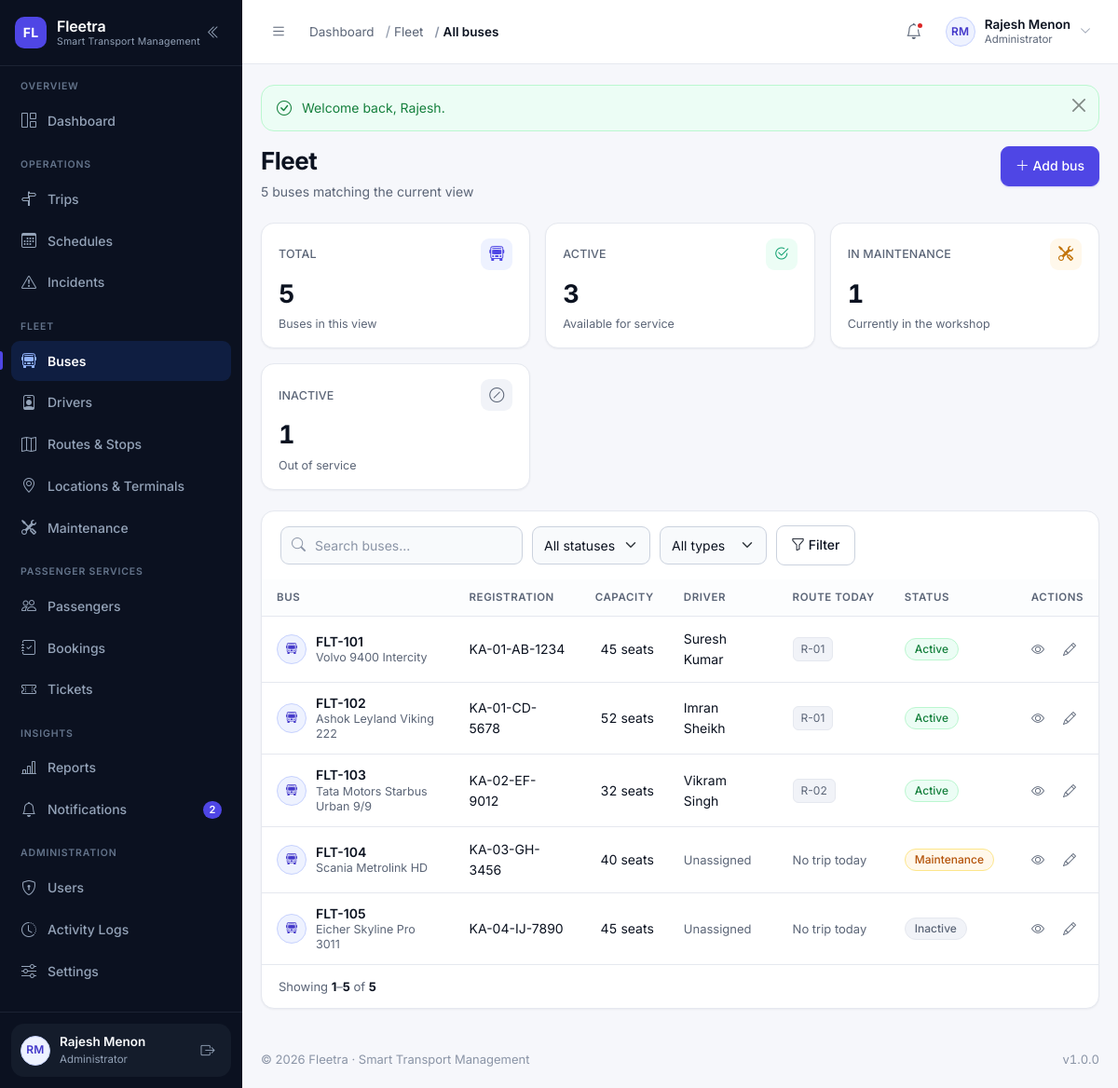
The page /modules/buses/index.php (signed in) on the database its author committed.
### tables this page shows
CREATE TABLE users (
    id            INT UNSIGNED NOT NULL AUTO_INCREMENT,
    name          VARCHAR(120)  NOT NULL,
    email         VARCHAR(160)  NOT NULL,
    phone         VARCHAR(20)   DEFAULT NULL,
    password      VARCHAR(255)  NOT NULL COMMENT 'password_hash() output — never plain text',
    role          VARCHAR(30)   NOT NULL DEFAULT 'passenger'
                  COMMENT 'admin | manager | dispatcher | driver | passenger (VARCHAR so new roles need no migration)',
    profile_image VARCHAR(255)  DEFAULT NULL,
    status        ENUM('active','inactive','suspended','deleted') NOT NULL DEFAULT 'active',
    last_login    DATETIME      DEFAULT NULL,
    created_at    DATETIME      NOT NULL DEFAULT CURRENT_TIMESTAMP,
    updated_at    DATETIME      NOT NULL DEFAULT CURRENT_TIMESTAMP ON UPDATE CURRENT_TIMESTAMP,
    PRIMARY KEY (id),
    UNIQUE KEY uq_users_email (email),
    KEY idx_users_role (role),
    KEY idx_users_status (status)
);

CREATE TABLE buses (
    id                  INT UNSIGNED NOT NULL AUTO_INCREMENT,
    bus_number          VARCHAR(20)   NOT NULL COMMENT 'Internal Fleetra number, e.g. FLT-101',
    registration_number VARCHAR(30)   NOT NULL,
    manufacturer        VARCHAR(80)   DEFAULT NULL,
    model               VARCHAR(80)   DEFAULT NULL,
    manufacturing_year  SMALLINT UNSIGNED DEFAULT NULL,
    bus_type            ENUM('seater','semi_sleeper','sleeper','ac_seater','ac_sleeper','mini') NOT NULL DEFAULT 'seater',
    capacity            SMALLINT UNSIGNED NOT NULL DEFAULT 0,
    fuel_type           ENUM('diesel','petrol','cng','electric','hybrid') NOT NULL DEFAULT 'diesel',
    current_mileage     DECIMAL(10,2) NOT NULL DEFAULT 0.00 COMMENT 'Odometer reading in km',
    status              ENUM('active','inactive','maintenance') NOT NULL DEFAULT 'active',
    image               VARCHAR(255)  DEFAULT NULL,
    created_at          DATETIME      NOT NULL DEFAULT CURRENT_TIMESTAMP,
    updated_at          DATETIME      NOT NULL DEFAULT CURRENT_TIMESTAMP ON UPDATE CURRENT_TIMESTAMP,
    PRIMARY KEY (id),
    UNIQUE KEY uq_buses_number (bus_number),
    UNIQUE KEY uq_buses_registration (registration_number),
    KEY idx_buses_status (status),
    KEY idx_buses_type (bus_type)
);

### modules/buses/index.php (the view, shortened to what the rows shown need)
<?php
require_once __DIR__ . '/../../includes/permissions.php';
require_permission('fleet.view');
$canManage = can('fleet.manage');
$search       = get('q');
$statusFilter = get('status');
$typeFilter   = get('type');
$where  = [];
$params = [];
$whereSql = $where === [] ? '' : 'WHERE ' . implode(' AND ', $where);
$total = (int) db_value("SELECT COUNT(*) FROM buses b $whereSql", $params, 0);
$page  = paginate($total, 15);
$buses = db_all(
    "SELECT b.*,
            (SELECT GROUP_CONCAT(u.name SEPARATOR ', ')
               FROM drivers d
               JOIN users u ON u.id = d.user_id
              WHERE d.assigned_bus_id = b.id) AS driver_names,
            (SELECT r.route_code
               FROM trips t
               JOIN schedules s ON s.id = t.schedule_id
               JOIN routes r    ON r.id = t.route_id
              WHERE t.bus_id = b.id AND s.schedule_date = CURDATE()
              ORDER BY s.departure_time
              LIMIT 1) AS today_route
       FROM buses b
       $whereSql
      ORDER BY b.bus_number
      LIMIT {$page['per_page']} OFFSET {$page['offset']}",
    $params
);
$hasFilters = $search !== '' || is_valid_option(bus_status_options(), $statusFilter)
    || is_valid_option(bus_type_options(), $typeFilter);
$addButton = $canManage
    ? '<a class="btn btn-primary" href="' . e(url('modules/buses/create.php')) . '">
           <i class="bi bi-plus-lg" aria-hidden="true"></i> Add bus
       </a>'
    : '';
require __DIR__ . '/../../includes/header.php';
?>
<?= render_page_header(
    'Fleet',
    $total . ' bus' . ($total === 1 ? '' : 'es') . ' matching the current view',
    $addButton
) ?>
<div class="card-fl">
    <?php if ($buses === []): ?>
        <?= empty_state(
            $hasFilters ? 'No buses match these filters' : 'No buses in the fleet yet',
            $hasFilters
                ? 'Try a different search term, or clear the filters to see the whole fleet.'
                : 'Add your first bus to start building schedules and assigning drivers.',
            'bi-bus-front',
            $canManage ? $addButton : ''
        ) ?>
    <?php else: ?>
        <div class="table-wrap">
            <table class="table-fl">
                <thead>
                    <tr>
                        <th>Bus</th>
                        <th>Registration</th>
                        <th>Capacity</th>
                        <th>Driver</th>
                        <th>Route today</th>
                        <th>Status</th>
                        <th class="cell-actions">Actions</th>
                    </tr>
                </thead>
                <tbody>
                    <?php foreach ($buses as $bus): ?>
                        <tr>
                            <td>
                                <div class="cell-user">
                                    <?php if (!empty($bus['image'])): ?>
                                        <img class="avatar avatar--sm" src="<?= e(upload_url($bus['image'], 'buses')) ?>"
                                             alt="" loading="lazy">
                                    <?php else: ?>
                                        <span class="avatar avatar--sm" aria-hidden="true">
                                            <i class="bi bi-bus-front"></i>
                                        </span>
                                    <?php endif; ?>
                                    <span class="cell-user__text">
                                        <span class="cell-user__name"><?= e($bus['bus_number']) ?></span>
                                        <span class="cell-user__meta">
                                            <?= e(join_parts([$bus['manufacturer'], $bus['model']], ' ')) ?: 'No model recorded' ?>
                                        </span>
                                    </span>
                                </div>
                            </td>
                            <td><?= e($bus['registration_number']) ?></td>
                            <td class="cell-num"><?= (int) $bus['capacity'] ?> seats</td>
                            <td>
                                <?= $bus['driver_names'] !== null
                                    ? e($bus['driver_names'])
                                    : '<span class="cell-muted">Unassigned</span>' ?>
                            </td>
                            <td>
                                <?= $bus['today_route'] !== null
                                    ? '<span class="chip">' . e($bus['today_route']) . '</span>'
                                    : '<span class="cell-muted">No trip today</span>' ?>
                            </td>
                            <td><?= status_badge($bus['status']) ?></td>
                            <td class="cell-actions">
                                <a class="row-action" href="<?= e(url('modules/buses/view.php?id=' . (int) $bus['id'])) ?>"
                                   title="View bus" aria-label="View <?= e($bus['bus_number']) ?>">
                                    <i class="bi bi-eye" aria-hidden="true"></i>
                                </a>
                                <?php if ($canManage): ?>
                                    <a class="row-action" href="<?= e(url('modules/buses/edit.php?id=' . (int) $bus['id'])) ?>"
                                       title="Edit bus" aria-label="Edit <?= e($bus['bus_number']) ?>">
                                        <i class="bi bi-pencil" aria-hidden="true"></i>
                                    </a>
                                <?php endif; ?>
                            </td>
                        </tr>
                    <?php endforeach; ?>
                </tbody>
            </table>
        </div>
    <?php endif; ?>
</div>
<?php require __DIR__ . '/../../includes/footer.php'; ?>

### includes/sidebar.php (shortened to what the rows shown need)
<?php
$navUser        = current_user();
?>
<aside class="sidebar" id="appSidebar" aria-label="Main navigation">
    <div class="sidebar__footer">
        <div class="sidebar-user">
            <a class="sidebar-user__link" href="<?= e(url('profile.php')) ?>" title="Open my profile">
                <?= avatar_markup($navUser, 'sm') ?>
                <span class="sidebar-user__text">
                    <span class="sidebar-user__name"><?= e($navUser['name'] ?? 'Guest') ?></span>
                    <span class="sidebar-user__role"><?= e(role_label(current_role())) ?></span>
                </span>
            </a>
        </div>
    </div>
</aside>

### includes/functions.php (shortened to what the rows shown need)
<?php
require_once __DIR__ . '/../config/database.php';
function url(string $path = ''): string
{
    return BASE_URL . ltrim($path, '/');
}
function e(mixed $value): string
{
    return htmlspecialchars((string) ($value ?? ''), ENT_QUOTES | ENT_SUBSTITUTE, 'UTF-8');
}
function get_int(string $key, int $default = 0, int $min = 0): int
{
    $value = filter_var($_GET[$key] ?? null, FILTER_VALIDATE_INT);
    return $value === false ? $default : max($min, (int) $value);
}
function paginate(int $total, int $perPage = 15, ?int $currentPage = null): array
{
    $perPage     = max(1, $perPage);
    $pages       = max(1, (int) ceil($total / $perPage));
    $currentPage = $currentPage ?? get_int('page', 1, 1);
    $currentPage = min(max(1, $currentPage), $pages);
    $offset      = ($currentPage - 1) * $perPage;
    return [
        'page'     => $currentPage,
        'per_page' => $perPage,
        'total'    => $total,
        'pages'    => $pages,
        'offset'   => $offset,
        'from'     => $total === 0 ? 0 : $offset + 1,
        'to'       => min($offset + $perPage, $total),
    ];
}
function initials(?string $name): string
{
    $name  = trim((string) $name);
    $parts    = preg_split('/\s+/', $name) ?: [];
    $initials = '';
    foreach ($parts as $part) {
        $initials .= strtoupper(substr($part, 0, 1));
        if (strlen($initials) === 2) {
            break;
        }
    }
    return $initials !== '' ? $initials : 'FL';
}
function labelize(?string $value): string
{
    return ucwords(str_replace(['_', '-'], ' ', (string) $value));
}
function status_variant(?string $status): string
{
    $key = strtolower(str_replace([' ', '-'], '_', (string) $status));
    $map = [
        'active'        => 'success',
        'available'     => 'success',
        'enabled'       => 'success',
        'inactive'      => 'muted',
        'disabled'      => 'muted',
        'retired'       => 'muted',
        'maintenance'   => 'warning',
        'in_service'    => 'warning',
        'scheduled'     => 'info',
        'upcoming'      => 'info',
        'due'           => 'warning',
        'overdue'       => 'danger',
        'in_progress'   => 'info',
        'routine'       => 'muted',
        'repair'        => 'warning',
        'boarding'      => 'info',
        'running'       => 'primary',
        'on_time'       => 'success',
        'delayed'       => 'warning',
        'completed'     => 'success',
        'cancelled'     => 'danger',
        'canceled'      => 'danger',
        'missed'        => 'danger',
        'diverted'      => 'warning',
        'valid'         => 'success',
        'trip'          => 'info',
        'delay'         => 'warning',
        'booking'       => 'primary',
        'emergency'     => 'danger',
        'system'        => 'muted',
        'confirmed'     => 'success',
        'pending'       => 'warning',
        'paid'          => 'success',
        'unpaid'        => 'warning',
        'partial'       => 'warning',
        'failed'        => 'danger',
        'refunded'      => 'muted',
        'expired'       => 'danger',
        'used'          => 'muted',
        'checked_in'    => 'info',
        'no_show'       => 'muted',
        'on_leave'      => 'warning',
        'suspended'     => 'danger',
        'terminated'    => 'danger',
        'resigned'      => 'muted',
        'low'           => 'info',
        'medium'        => 'warning',
        'high'          => 'danger',
        'critical'      => 'danger',
        'open'          => 'warning',
        'investigating' => 'warning',
        'resolved'      => 'success',
        'closed'        => 'muted',
    ];
    return $map[$key] ?? 'muted';
}
function status_badge(?string $status, ?string $label = null): string
{
    $status = (string) $status;
    return '<span class="badge-status badge-' . e(status_variant($status)) . '">'
        . e($label ?? labelize($status)) . '</span>';
}
function upload_url(?string $filename, string $folder): ?string
{
    if (empty($filename)) {
        return null;
    }
    return url('uploads/' . trim($folder, '/') . '/' . $filename);
}
function avatar_markup(?array $user, string $size = 'sm'): string
{
    $name = (string) ($user['name'] ?? '');
    $url  = upload_url($user['profile_image'] ?? null, 'profiles');
    return '<span class="avatar avatar--' . e($size) . '" aria-hidden="true">'
        . e(initials($name)) . '</span>';
}
function join_parts(array $parts, string $separator = ' · '): string
{
    $parts = array_filter(array_map(static fn ($p) => trim((string) $p), $parts), static fn ($p) => $p !== '');
    return implode($separator, $parts);
}
function render_page_header(string $title, string $subtitle = '', string $actionsHtml = ''): string
{
    $html = '<div class="page-head"><div class="page-head__text">';
    $html .= '<h1 class="page-title">' . e($title) . '</h1>';
    if ($subtitle !== '') {
        $html .= '<p class="page-subtitle">' . e($subtitle) . '</p>';
    }
    $html .= '</div>';
    if ($actionsHtml !== '') {
        $html .= '<div class="page-head__actions">' . $actionsHtml . '</div>';
    }
    return $html . '</div>';
}

### includes/topbar.php (shortened to what the rows shown need)
<?php
$topbarUser     = current_user();
?>
<header class="topbar">
    <div class="topbar__right">
        <div class="dropdown">
            <button class="user-menu" type="button" data-bs-toggle="dropdown"
                    aria-expanded="false" aria-haspopup="true">
                <?= avatar_markup($topbarUser, 'sm') ?>
                <span class="user-menu__text">
                    <span class="user-menu__name"><?= e($topbarUser['name'] ?? 'Guest') ?></span>
                    <span class="user-menu__role"><?= e(role_label(current_role())) ?></span>
                </span>
                <i class="bi bi-chevron-down user-menu__caret" aria-hidden="true"></i>
            </button>
        </div>
    </div>
</header>

### rows shown on the page
users: name "RM RM", name "Rajesh Menon", role "Administrator"
buses: bus_number "FLT-101", manufacturer+model "Volvo 9400 Intercity", registration_number "KA-01-AB-1234", capacity "45", driver_names "Suresh Kumar", today_route "R-01", status "Active"
buses: bus_number "FLT-102", manufacturer+model "Ashok Leyland Viking 222", registration_number "KA-01-CD-5678", capacity "52", driver_names "Imran Sheikh", today_route "R-01", status "Active"
buses: bus_number "FLT-103", manufacturer+model "Tata Motors Starbus Urban 9/9", registration_number "KA-02-EF-9012", capacity "32", driver_names "Vikram Singh", today_route "R-02", status "Active"
buses: bus_number "FLT-104", manufacturer+model "Scania Metrolink HD", registration_number "KA-03-GH-3456", capacity "40", shows "Unassigned", shows "No trip today", status "Maintenance"
buses: bus_number "FLT-105", manufacturer+model "Eicher Skyline Pro 3011", registration_number "KA-04-IJ-7890", capacity "45", shows "Unassigned", shows "No trip today", status "Inactive"

### other values the page prints
FLEETRA_NAME "Fleetra"
FLEETRA_TAGLINE "Smart Transport Management"
$group['section'] "OVERVIEW"
$label "Dashboard"
$group['section'] "OPERATIONS"
$label "Trips"
$label "Schedules"
$label "Incidents"
$group['section'] "FLEET"
$label "Buses"
$label "Drivers"
$label "Routes & Stops"
$label "Locations & Terminals"
$label "Maintenance"
$group['section'] "PASSENGER SERVICES"
